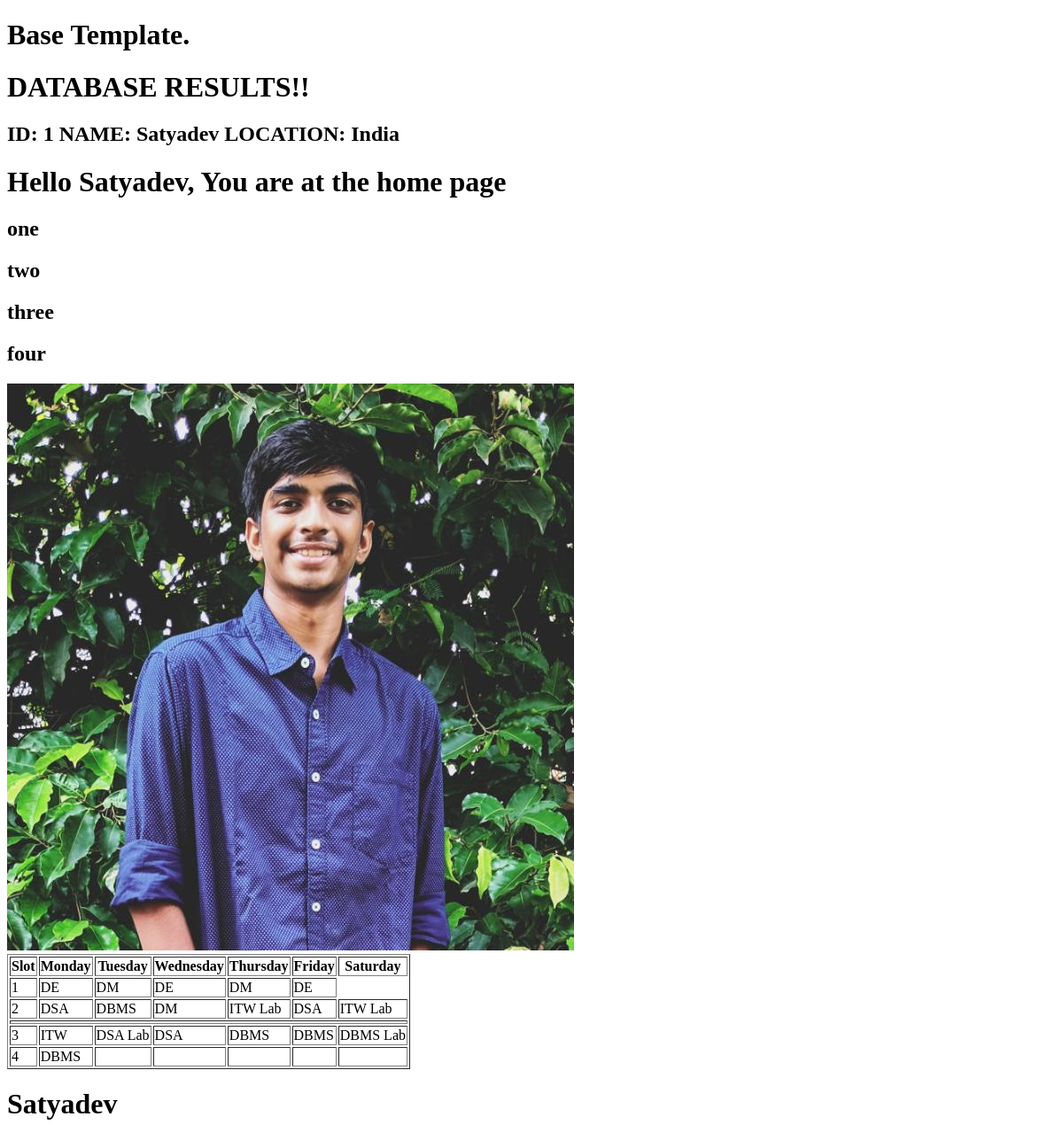
Page /home on the earlier database version.
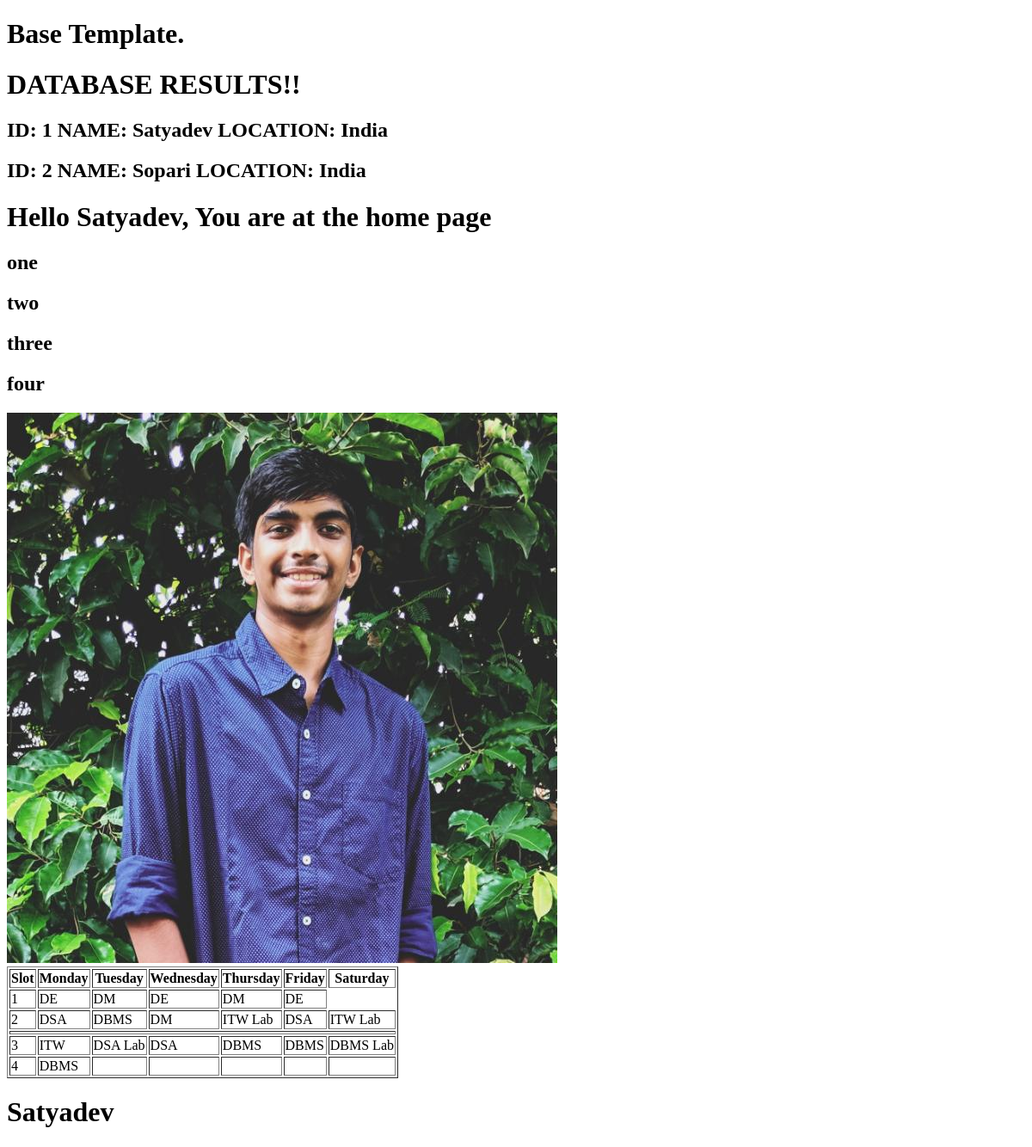
Same page on the later database version.
### tables this page shows
CREATE TABLE users (id integer primary key autoincrement, name text, location text);

### app.py (the view)
@app.route('/home',methods = ['GET','POST'],defaults = {'name':'Satyadev'})
@app.route('/home/<name>',methods = ['POST','GET'])
def home(name):
    session['name'] = name
    db = get_db()
    curs = db.execute('select id,name,location from users')
    results = curs.fetchall()
    return render_template('home.html',name = name,display = False,mylist = ['one','two','three','four'],results = results)

### app.py (called while the page is built)
def connect_db():
    sql = sqlite3.connect('data.db')
    sql.row_factory = sqlite3.Row
    return sql

def get_db():
    if not hasattr(g,'sqlite3'):
        g.sqlite_db = connect_db()
    return g.sqlite_db

### templates/home.html (shortened to what this page needs)
{% extends 'base.html' %}
{% block Content %}
<h1>DATABASE RESULTS!!</h1>
{% for i in results %}
<h2>ID: {{i['id']}}  NAME: {{i['name']}}  LOCATION: {{i['location']}}</h2>
{% endfor %}
<h1>Hello {{name}}, You are at the home page</h1>
{% for x in mylist %}
<h2>{{x}}</h2>
{% endfor %}
<img src = " {{ url_for('static',filename = '1.jpg') }}">
{% include "tt.html" %}
{% endblock %}

### templates/base.html (shortened to what this page needs)
<!DOCTYPE html>
<html>
    <head>
    </head>
    <body>
        <h1>
            Base Template.
        </h1>
        {% block Content %}{% endblock %}
    </body>
</html>

### templates/tt.html (shortened to what this page needs)
<!DOCTYPE html>
<html lang="en">
<head>
    </head>
<body>
  <table border>
	<thread>
	  <tr>
		<th>Slot</th>
		<th>Monday</th>
		<th>Tuesday</th>
		<th>Wednesday</th>
		<th>Thursday</th>
		<th>Friday</th>
		<th>Saturday</th>
		</tr>
	 </thread>
	<tbody>
	  <tr>
		<td>1</td>
		<td>DE</td>
		<td>DM</td>
		<td>DE</td>
		<td>DM</td>
		<td>DE</td>
		</tr>
	  <tr>
		<td>2</td>
		<td>DSA</td>
		<td>DBMS</td>
		<td>DM</td>
		<td>ITW Lab</td>
		<td>DSA</td>
		<td>ITW Lab</td>
		</tr>
		<tr>
	  <td colspan="7"></td>
		</tr>
		<tr>
		  <td>3</td>
		  <td>ITW</td>
          <td>DSA Lab</td>
 		  <td>DSA</td>
		  <td>DBMS</td>
		  <td>DBMS</td>
		  <td>DBMS Lab</td>
		</tr>
		<tr>
		 <td>4</td>
		 <td>DBMS</td>
	     <td> </td>
	     <td></td>
  		 <td></td>
		 <td></td>
			<td> </td>
		</tr>
		 </tbody>
	  </table>
	  <h1> {{name}}</h1>
</body>
</html>

Differences in the rows shown:
added users: id "2", name "Sopari", location "India"
